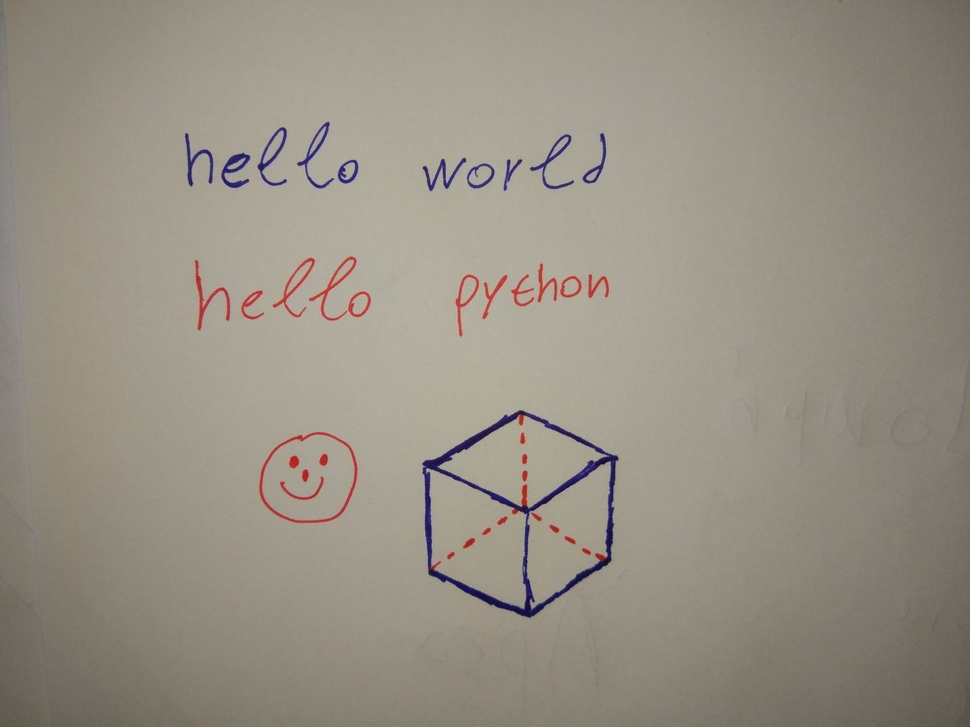
#> input picture sample2.jpg, 970 x 727 px, shrunk from 1440 x 1080 before the run
$ python draw_export.py sample2.jpg
#> lines starting #> are read from the running program, lines starting #| are printed output that depends on the picture; after the words box and inside, x2 and y2 are one past the last pixel; in counts of white or black regions, pixels touching at a corner belong together
import cv2
import sys

if len(sys.argv) <= 1:
    exit("Please insert the name of the image e.g. draft.jpg")
file_name = sys.argv[1]

src = cv2.imread(file_name, 1)
#> src is the input picture: shape (727, 970, 3); mean B, G, R 132.9, 144.9, 151.9
tmp = cv2.cvtColor(src, cv2.COLOR_BGR2GRAY)
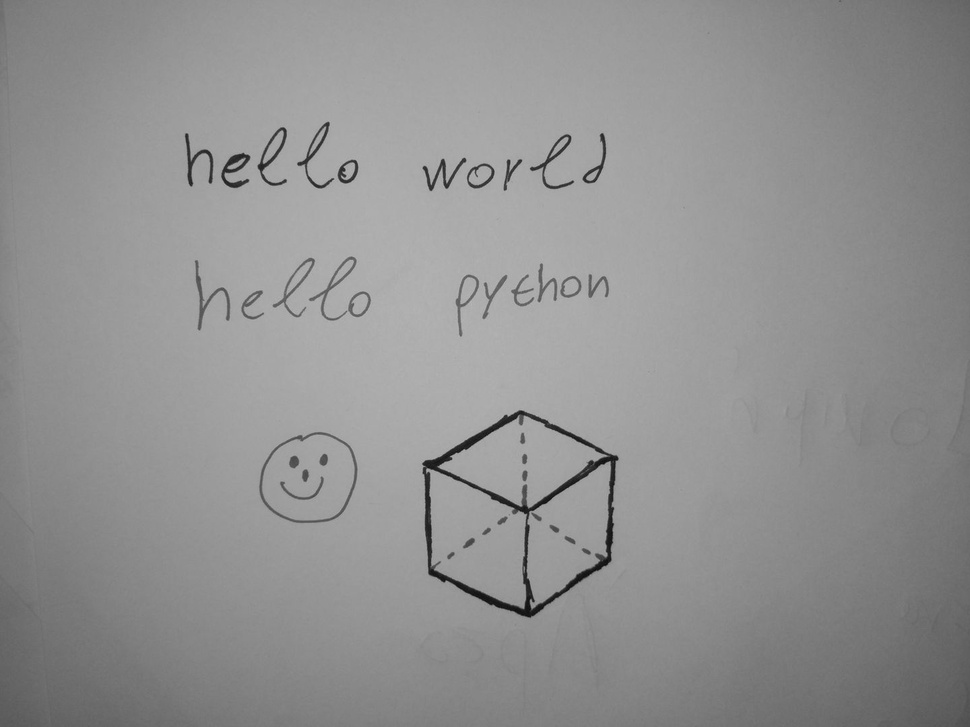
#> tmp: shape (727, 970); min 10, max 184, mean 145.5
_,alpha = cv2.threshold(tmp,127,255,cv2.THRESH_BINARY_INV|cv2.THRESH_OTSU)
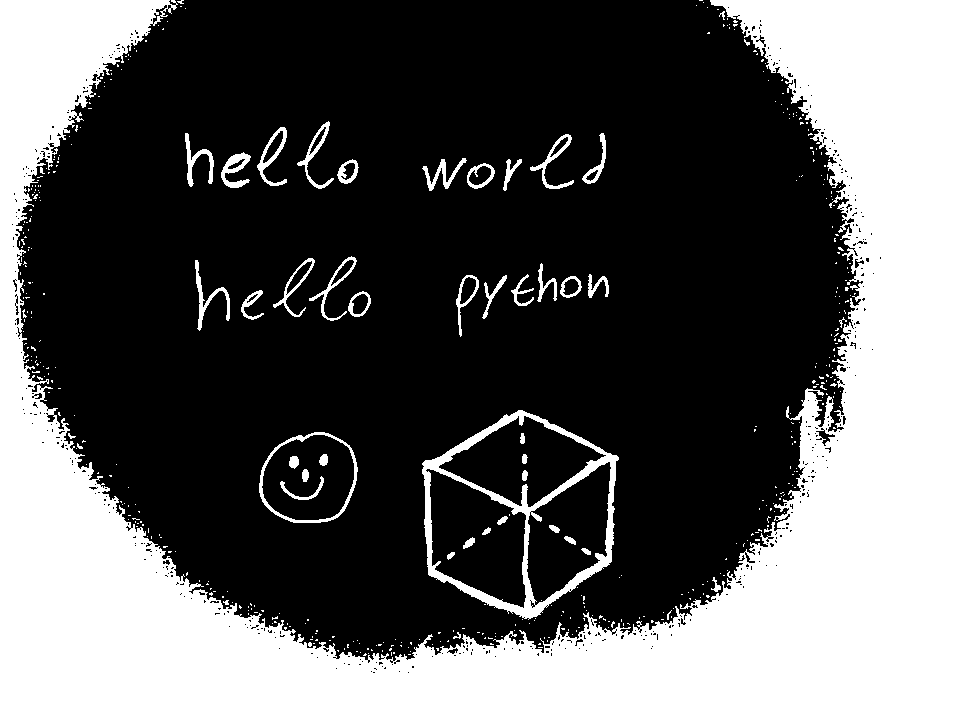
#> alpha: shape (727, 970); 37.8% white; 480 white regions (435 under 20 px), largest, box (x1, y1, x2, y2) and area: (0, 0, 970, 727) 249904, (422, 410, 619, 620) 6324, (259, 432, 358, 523) 937

b, g, r = cv2.split(src)
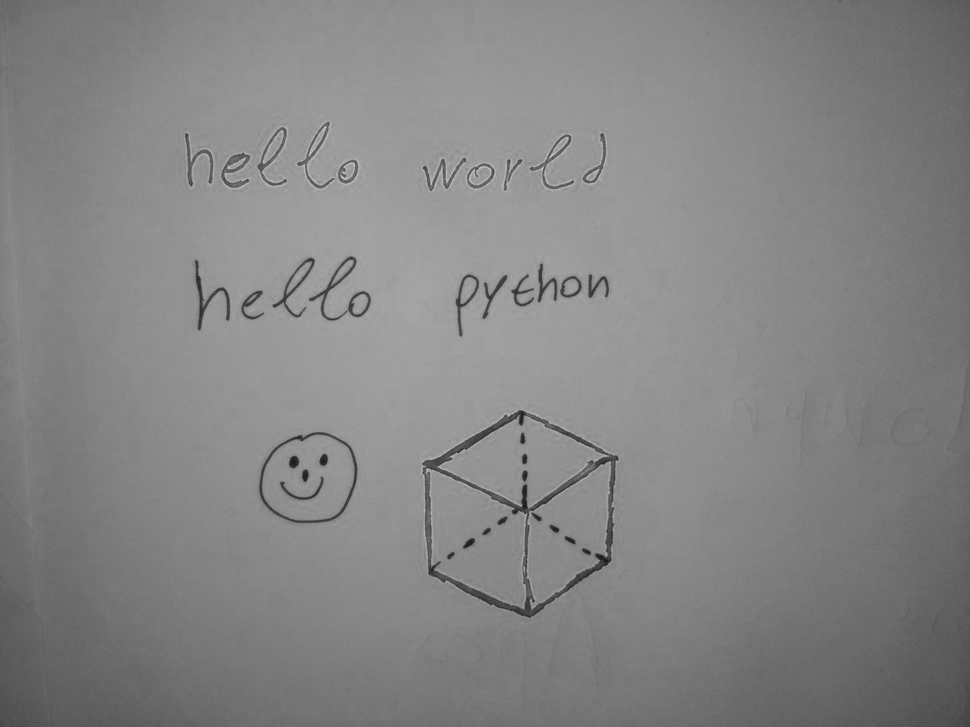
#> b: shape (727, 970); min 17, max 214, mean 132.9
rgba = [b,g,r, alpha]
dst = cv2.merge(rgba,4)


fromCenter = True
cv2.namedWindow("Select ROIs",2)
#> (the run stopped early here; a loop or call above may not have finished)
